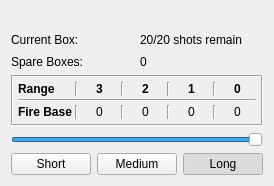
<?xml version="1.0" encoding="UTF-8"?>
<ui version="4.0">
 <class>GunControls</class>
 <widget class="QWidget" name="GunControls">
  <property name="geometry">
   <rect>
    <x>0</x>
    <y>0</y>
    <width>255</width>
    <height>186</height>
   </rect>
  </property>
  <property name="windowTitle">
   <string>Weapon Controls</string>
  </property>
  <layout class="QGridLayout" name="gridLayout">
   <item row="4" column="0" colspan="4">
    <widget class="QSlider" name="burst_len">
     <property name="maximum">
      <number>2</number>
     </property>
     <property name="pageStep">
      <number>1</number>
     </property>
     <property name="value">
      <number>2</number>
     </property>
     <property name="orientation">
      <enum>Qt::Horizontal</enum>
     </property>
    </widget>
   </item>
   <item row="2" column="0">
    <widget class="QLabel" name="label_16">
     <property name="text">
      <string>Spare Boxes:</string>
     </property>
    </widget>
   </item>
   <item row="5" column="1" colspan="2">
    <widget class="QPushButton" name="med_burst_btn">
     <property name="text">
      <string>Medium</string>
     </property>
     <property name="checkable">
      <bool>true</bool>
     </property>
     <property name="autoExclusive">
      <bool>true</bool>
     </property>
    </widget>
   </item>
   <item row="5" column="0">
    <widget class="QPushButton" name="short_burst_btn">
     <property name="text">
      <string>Short</string>
     </property>
     <property name="checkable">
      <bool>true</bool>
     </property>
     <property name="autoExclusive">
      <bool>true</bool>
     </property>
    </widget>
   </item>
   <item row="1" column="0">
    <widget class="QLabel" name="label_15">
     <property name="text">
      <string>Current Box:</string>
     </property>
    </widget>
   </item>
   <item row="5" column="3">
    <widget class="QPushButton" name="long_burst_btn">
     <property name="text">
      <string>Long</string>
     </property>
     <property name="checkable">
      <bool>true</bool>
     </property>
     <property name="checked">
      <bool>true</bool>
     </property>
     <property name="autoExclusive">
      <bool>true</bool>
     </property>
    </widget>
   </item>
   <item row="0" column="0" colspan="2">
    <widget class="QLabel" name="label_14">
     <property name="text">
      <string>&lt;Weapon_Name&gt;</string>
     </property>
    </widget>
   </item>
   <item row="1" column="2" colspan="2">
    <widget class="QLabel" name="ammo_box_current">
     <property name="text">
      <string>20/20 shots remain</string>
     </property>
    </widget>
   </item>
   <item row="2" column="2">
    <widget class="QLabel" name="ammo_total">
     <property name="text">
      <string>0</string>
     </property>
    </widget>
   </item>
   <item row="3" column="0" colspan="4">
    <widget class="QFrame" name="frame">
     <property name="autoFillBackground">
      <bool>true</bool>
     </property>
     <property name="frameShape">
      <enum>QFrame::Box</enum>
     </property>
     <property name="frameShadow">
      <enum>QFrame::Sunken</enum>
     </property>
     <layout class="QGridLayout" name="gridLayout_4">
      <property name="leftMargin">
       <number>5</number>
      </property>
      <property name="topMargin">
       <number>5</number>
      </property>
      <property name="rightMargin">
       <number>5</number>
      </property>
      <property name="bottomMargin">
       <number>5</number>
      </property>
      <property name="spacing">
       <number>3</number>
      </property>
      <item row="2" column="3">
       <widget class="Line" name="line_20">
        <property name="orientation">
         <enum>Qt::Vertical</enum>
        </property>
       </widget>
      </item>
      <item row="0" column="0">
       <widget class="QLabel" name="label_4">
        <property name="font">
         <font>
          <weight>75</weight>
          <bold>true</bold>
         </font>
        </property>
        <property name="text">
         <string>Range</string>
        </property>
       </widget>
      </item>
      <item row="1" column="0" colspan="9">
       <widget class="Line" name="line_6">
        <property name="orientation">
         <enum>Qt::Horizontal</enum>
        </property>
       </widget>
      </item>
      <item row="2" column="0">
       <widget class="QLabel" name="label_13">
        <property name="font">
         <font>
          <weight>75</weight>
          <bold>true</bold>
         </font>
        </property>
        <property name="text">
         <string>Fire Base</string>
        </property>
       </widget>
      </item>
      <item row="2" column="5">
       <widget class="Line" name="line_21">
        <property name="orientation">
         <enum>Qt::Vertical</enum>
        </property>
       </widget>
      </item>
      <item row="0" column="7">
       <widget class="Line" name="line_18">
        <property name="orientation">
         <enum>Qt::Vertical</enum>
        </property>
       </widget>
      </item>
      <item row="0" column="8">
       <widget class="QLabel" name="label_12">
        <property name="font">
         <font>
          <weight>75</weight>
          <bold>true</bold>
         </font>
        </property>
        <property name="text">
         <string>0</string>
        </property>
        <property name="alignment">
         <set>Qt::AlignCenter</set>
        </property>
       </widget>
      </item>
      <item row="2" column="8">
       <widget class="QLabel" name="fire_base_0">
        <property name="text">
         <string>0</string>
        </property>
        <property name="alignment">
         <set>Qt::AlignCenter</set>
        </property>
       </widget>
      </item>
      <item row="0" column="2">
       <widget class="QLabel" name="label_8">
        <property name="font">
         <font>
          <weight>75</weight>
          <bold>true</bold>
         </font>
        </property>
        <property name="text">
         <string>3</string>
        </property>
        <property name="alignment">
         <set>Qt::AlignCenter</set>
        </property>
       </widget>
      </item>
      <item row="2" column="4">
       <widget class="QLabel" name="fire_base_2">
        <property name="text">
         <string>0</string>
        </property>
        <property name="alignment">
         <set>Qt::AlignCenter</set>
        </property>
       </widget>
      </item>
      <item row="2" column="2">
       <widget class="QLabel" name="fire_base_3">
        <property name="text">
         <string>0</string>
        </property>
        <property name="alignment">
         <set>Qt::AlignCenter</set>
        </property>
       </widget>
      </item>
      <item row="0" column="4">
       <widget class="QLabel" name="label_9">
        <property name="font">
         <font>
          <weight>75</weight>
          <bold>true</bold>
         </font>
        </property>
        <property name="text">
         <string>2</string>
        </property>
        <property name="alignment">
         <set>Qt::AlignCenter</set>
        </property>
       </widget>
      </item>
      <item row="2" column="1">
       <widget class="Line" name="line_19">
        <property name="orientation">
         <enum>Qt::Vertical</enum>
        </property>
       </widget>
      </item>
      <item row="2" column="7">
       <widget class="Line" name="line_22">
        <property name="orientation">
         <enum>Qt::Vertical</enum>
        </property>
       </widget>
      </item>
      <item row="2" column="6">
       <widget class="QLabel" name="fire_base_1">
        <property name="text">
         <string>0</string>
        </property>
        <property name="alignment">
         <set>Qt::AlignCenter</set>
        </property>
       </widget>
      </item>
      <item row="0" column="1">
       <widget class="Line" name="line_5">
        <property name="orientation">
         <enum>Qt::Vertical</enum>
        </property>
       </widget>
      </item>
      <item row="0" column="3">
       <widget class="Line" name="line_8">
        <property name="orientation">
         <enum>Qt::Vertical</enum>
        </property>
       </widget>
      </item>
      <item row="0" column="6">
       <widget class="QLabel" name="label_10">
        <property name="font">
         <font>
          <weight>75</weight>
          <bold>true</bold>
         </font>
        </property>
        <property name="text">
         <string>1</string>
        </property>
        <property name="alignment">
         <set>Qt::AlignCenter</set>
        </property>
       </widget>
      </item>
      <item row="0" column="5">
       <widget class="Line" name="line_17">
        <property name="orientation">
         <enum>Qt::Vertical</enum>
        </property>
       </widget>
      </item>
     </layout>
    </widget>
   </item>
  </layout>
 </widget>
 <resources/>
 <connections/>
</ui>
